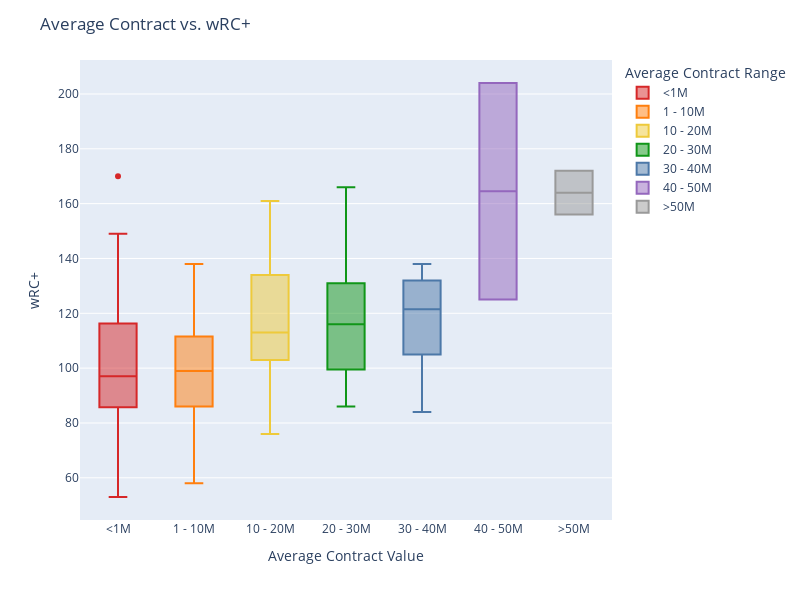

Notebook code for this chart:
### Code cell
fig = px.box(df_plussal,
             x = 'salcat',
             y = 'wRC+',
             color = 'salcat',
             category_orders={'salcat': desired_order},
             color_discrete_sequence = (['#D62728', '#FF7F0E', '#EECA3B', '#109618', '#4C78A8', '#9467BD', '#999999']))

fig.update_layout(width = 800,
                  height = 600,
                  legend_title = 'Average Contract Range',
                  title = 'Average Contract vs. wRC+',
                  xaxis_title = 'Average Contract Value')


fig.show()

### Figure 1 — Plotly figure (JSON) as saved in the notebook; plotly's stock layout.template omitted (floating-point values rounded to 4 significant figures)
{"data": [{"alignmentgroup": "True", "hovertemplate": "salcat=%{x}<br>wRC+=%{y}<extra></extra>", "legendgroup": "<1M", "marker": {"color": "#D62728"}, "name": "<1M", "notched": false, "offsetgroup": "<1M", "orientation": "v", "showlegend": true, "type": "box", "x": ["<1M", "<1M", "<1M", "<1M", "<1M", "<1M", "<1M", "<1M", "<1M", "<1M", "<1M", "<1M", "<1M", "<1M", "<1M", "<1M", "<1M", "<1M", "<1M", "<1M", "<1M", "<1M", "<1M", "<1M", "<1M", "<1M", "<1M", "<1M", "<1M", "<1M", "<1M", "<1M", "<1M", "<1M", "<1M", "<1M", "<1M", "<1M", "<1M", "<1M", "<1M", "<1M", "<1M", "<1M", "<1M", "<1M", "<1M", "<1M", "<1M", "<1M", "<1M", "<1M", "<1M", "<1M", "<1M", "<1M", "<1M", "<1M", "<1M", "<1M", "<1M", "<1M", "<1M", "<1M", "<1M", "<1M", "<1M", "<1M", "<1M", "<1M", "<1M", "<1M", "<1M", "<1M", "<1M", "<1M", "<1M", "<1M", "<1M", "<1M", "<1M", "<1M", "<1M", "<1M", "<1M", "<1M", "<1M", "<1M", "<1M", "<1M", "<1M", "<1M", "<1M", "<1M", "<1M", "<1M", "<1M", "<1M", "<1M", "<1M", "<1M", "<1M", "<1M", "<1M", "<1M", "<1M", "<1M", "<1M", "<1M"], "x0": " ", "xaxis": "x", "y": [109, 106, 127, 116, 121, 124, 121, 129, 120, 118, 96, 109, 107, 113, 125, 95, 91, 83, 86, 114, 140, 90, 118, 77, 118, 101, 97, 92, 109, 116, 124, 86, 100, 65, 91, 113, 133, 81, 132, 121, 85, 91, 67, 105, 87, 107, 90, 170, 116, 82, 77, 81, 109, 115, 97, 76, 149, 137, 70, 72, 94, 125, 122, 88, 103, 93, 79, 111, 103, 91, 95, 146, 79, 110, 53, 85, 119, 82, 72, 95, 88, 66, 114, 98, 137, 95, 77, 89, 86, 97, 66, 101, 83, 115, 132, 98, 77, 86, 123, 54, 90, 72, 92, 53, 113, 77, 117, 90, 140], "y0": " ", "yaxis": "y"}, {"alignmentgroup": "True", "hovertemplate": "salcat=%{x}<br>wRC+=%{y}<extra></extra>", "legendgroup": "1 - 10M", "marker": {"color": "#FF7F0E"}, "name": "1 - 10M", "notched": false, "offsetgroup": "1 - 10M", "orientation": "v", "showlegend": true, "type": "box", "x": ["1 - 10M", "1 - 10M", "1 - 10M", "1 - 10M", "1 - 10M", "1 - 10M", "1 - 10M", "1 - 10M", "1 - 10M", "1 - 10M", "1 - 10M", "1 - 10M", "1 - 10M", "1 - 10M", "1 - 10M", "1 - 10M", "1 - 10M", "1 - 10M", "1 - 10M", "1 - 10M", "1 - 10M", "1 - 10M", "1 - 10M", "1 - 10M", "1 - 10M", "1 - 10M", "1 - 10M", "1 - 10M", "1 - 10M", "1 - 10M", "1 - 10M", "1 - 10M", "1 - 10M", "1 - 10M", "1 - 10M", "1 - 10M", "1 - 10M", "1 - 10M", "1 - 10M", "1 - 10M", "1 - 10M", "1 - 10M", "1 - 10M", "1 - 10M", "1 - 10M", "1 - 10M", "1 - 10M", "1 - 10M", "1 - 10M", "1 - 10M", "1 - 10M", "1 - 10M", "1 - 10M", "1 - 10M", "1 - 10M", "1 - 10M", "1 - 10M", "1 - 10M", "1 - 10M", "1 - 10M", "1 - 10M", "1 - 10M", "1 - 10M", "1 - 10M", "1 - 10M", "1 - 10M", "1 - 10M", "1 - 10M", "1 - 10M", "1 - 10M", "1 - 10M", "1 - 10M"], "x0": " ", "xaxis": "x", "y": [138, 111, 99, 87, 117, 113, 83, 96, 98, 91, 96, 129, 112, 65, 102, 89, 100, 106, 114, 95, 83, 111, 127, 73, 107, 132, 119, 114, 116, 105, 102, 122, 94, 93, 92, 109, 113, 95, 110, 89, 75, 92, 94, 99, 128, 69, 84, 116, 115, 105, 79, 85, 78, 104, 115, 107, 91, 81, 73, 99, 70, 125, 103, 101, 58, 93, 70, 100, 66, 101, 66, 65], "y0": " ", "yaxis": "y"}, {"alignmentgroup": "True", "hovertemplate": "salcat=%{x}<br>wRC+=%{y}<extra></extra>", "legendgroup": "10 - 20M", "marker": {"color": "#EECA3B"}, "name": "10 - 20M", "notched": false, "offsetgroup": "10 - 20M", "orientation": "v", "showlegend": true, "type": "box", "x": ["10 - 20M", "10 - 20M", "10 - 20M", "10 - 20M", "10 - 20M", "10 - 20M", "10 - 20M", "10 - 20M", "10 - 20M", "10 - 20M", "10 - 20M", "10 - 20M", "10 - 20M", "10 - 20M", "10 - 20M", "10 - 20M", "10 - 20M", "10 - 20M", "10 - 20M", "10 - 20M", "10 - 20M", "10 - 20M", "10 - 20M", "10 - 20M", "10 - 20M", "10 - 20M", "10 - 20M", "10 - 20M", "10 - 20M", "10 - 20M", "10 - 20M", "10 - 20M", "10 - 20M", "10 - 20M", "10 - 20M", "10 - 20M", "10 - 20M", "10 - 20M"], "x0": " ", "xaxis": "x", "y": [152, 120, 161, 122, 104, 113, 99, 123, 109, 139, 113, 134, 107, 128, 136, 114, 111, 86, 124, 145, 95, 136, 103, 117, 83, 90, 103, 111, 153, 161, 137, 81, 122, 97, 112, 109, 88, 76], "y0": " ", "yaxis": "y"}, {"alignmentgroup": "True", "hovertemplate": "salcat=%{x}<br>wRC+=%{y}<extra></extra>", "legendgroup": "20 - 30M", "marker": {"color": "#109618"}, "name": "20 - 30M", "notched": false, "offsetgroup": "20 - 30M", "orientation": "v", "showlegend": true, "type": "box", "x": ["20 - 30M", "20 - 30M", "20 - 30M", "20 - 30M", "20 - 30M", "20 - 30M", "20 - 30M", "20 - 30M", "20 - 30M", "20 - 30M", "20 - 30M", "20 - 30M", "20 - 30M", "20 - 30M", "20 - 30M", "20 - 30M", "20 - 30M", "20 - 30M", "20 - 30M", "20 - 30M", "20 - 30M", "20 - 30M", "20 - 30M", "20 - 30M", "20 - 30M", "20 - 30M", "20 - 30M"], "x0": " ", "xaxis": "x", "y": [136, 141, 131, 130, 108, 137, 133, 116, 125, 113, 101, 114, 99, 121, 95, 99, 125, 139, 90, 166, 131, 104, 94, 118, 89, 103, 86], "y0": " ", "yaxis": "y"}, {"alignmentgroup": "True", "hovertemplate": "salcat=%{x}<br>wRC+=%{y}<extra></extra>", "legendgroup": "30 - 40M", "marker": {"color": "#4C78A8"}, "name": "30 - 40M", "notched": false, "offsetgroup": "30 - 40M", "orientation": "v", "showlegend": true, "type": "box", "x": ["30 - 40M", "30 - 40M", "30 - 40M", "30 - 40M", "30 - 40M", "30 - 40M", "30 - 40M", "30 - 40M"], "x0": " ", "xaxis": "x", "y": [129, 135, 123, 104, 106, 120, 138, 84], "y0": " ", "yaxis": "y"}, {"alignmentgroup": "True", "hovertemplate": "salcat=%{x}<br>wRC+=%{y}<extra></extra>", "legendgroup": "40 - 50M", "marker": {"color": "#9467BD"}, "name": "40 - 50M", "notched": false, "offsetgroup": "40 - 50M", "orientation": "v", "showlegend": true, "type": "box", "x": ["40 - 50M", "40 - 50M"], "x0": " ", "xaxis": "x", "y": [204, 125], "y0": " ", "yaxis": "y"}, {"alignmentgroup": "True", "hovertemplate": "salcat=%{x}<br>wRC+=%{y}<extra></extra>", "legendgroup": ">50M", "marker": {"color": "#999999"}, "name": ">50M", "notched": false, "offsetgroup": ">50M", "orientation": "v", "showlegend": true, "type": "box", "x": [">50M", ">50M"], "x0": " ", "xaxis": "x", "y": [172, 156], "y0": " ", "yaxis": "y"}], "layout": {"boxmode": "overlay", "height": 600, "legend": {"title": {"text": "Average Contract Range"}, "tracegroupgap": 0}, "margin": {"t": 60}, "title": {"text": "Average Contract vs. wRC+"}, "width": 800, "xaxis": {"anchor": "y", "categoryarray": ["<1M", "1 - 10M", "10 - 20M", "20 - 30M", "30 - 40M", "40 - 50M", ">50M", null], "categoryorder": "array", "domain": [0, 1], "title": {"text": "Average Contract Value"}}, "yaxis": {"anchor": "x", "domain": [0, 1], "title": {"text": "wRC+"}}}}
